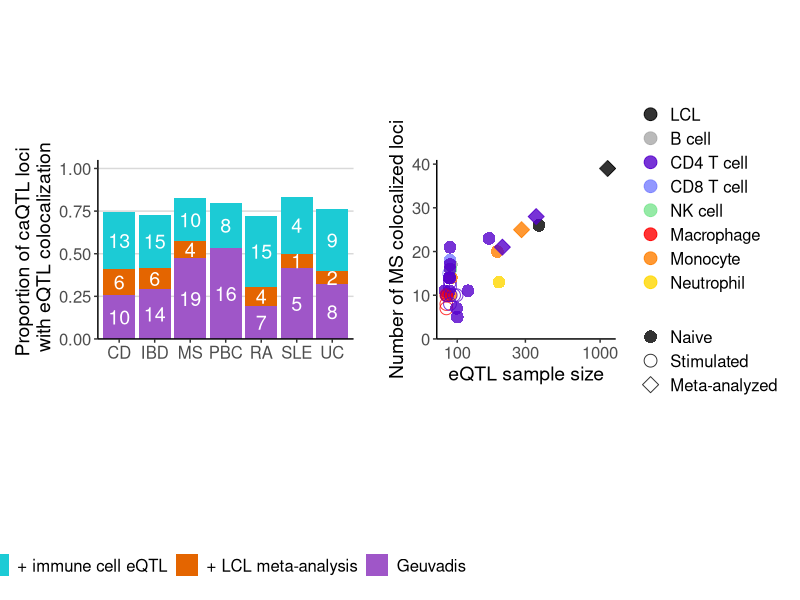

This figure's R source:
library(ggplot2)
library(forcats)
library(cowplot)
library(patchwork)
library(dplyr)
library(qvalue)
library(stringr)


### Figure 5A - Loci count with immune cell eQTLs

loci_count_immune_celltype <- read.table('../data/Fig5/ATAC_IMD_coloc_immune_loci_count.071023.txt', header = T)

p_5A <- loci_count_immune_celltype %>% filter(Type != "ATAC_only") %>% filter(num > 0) %>%
  mutate(Type = factor(Type, levels=c("Immune", "LCL", "Geuvadis"))) %>%
  ggplot(aes(x=IMD, y=num/total, fill=Type)) + geom_col() + 
  geom_text(aes(label = num), color = "white", position = position_stack(vjust = 0.5), size=5) + 
  theme_classic() +   background_grid(major = 'y') +
  scale_y_continuous(limits = c(0,1), expand = expansion(mult = c(0, .05))) +
  scale_fill_manual(values = c("#1CCBD5", "#E46500", "#9F56C8"), labels=c("+ immune cell eQTL", "+ LCL meta-analysis", "Geuvadis") ) +
  labs(y="Proportion of caQTL loci \n with eQTL colocalization") + 
  theme(axis.title.x = element_blank(), axis.title.y = element_text(size=14), 
        axis.text.x = element_text(size=12), axis.text.y = element_text(size=12),
        legend.title = element_blank(), legend.text = element_text(size=12),
        legend.position = "bottom", aspect.ratio = 0.7)



### Figure 5B - Loci count with immune cell eQTLs
eqtl_loci_count_immune <- read.table('../data/Fig5/IMD_eQTL_coloc_count_immune_celltype.3.txt', header = T, sep='\t')


p_5B <- eqtl_loci_count_immune %>% 
  mutate(Celltype = factor(Celltype, levels=c("LCL", "B cell", "CD4 T cell", "CD8 T cell", "NK cell", "Macrophage", "Monocyte", "Neutrophil"))) %>%
  mutate(Stimulated = factor(Stimulated, levels=c("naive", "stimulated", "Meta-analyzed"))) %>%
  ggplot() + 
  geom_point(aes(x=Sample_size, y=MS, color=Celltype, shape=Stimulated, fill=Celltype), alpha= 0.8, size=4) +
  theme_classic() +
  scale_x_continuous(trans="log10") + scale_y_continuous(limits=c(0,NA), expand = expansion(mult = c(0, .05))) +
  labs(x="eQTL sample size", y="Number of MS colocalized loci", color="Cell type", fill="Cell type") +
  scale_color_manual(values=c("black", "darkgray", "#5500cc", "#777fff", "#7BE590", "red", "#ff7f00", "#ffd700")) +
  scale_shape_manual(values=c(16,1,23), labels = c("Naive", "Stimulated", "Meta-analyzed")) +
  scale_fill_manual(values=c("black", "darkgray", "#5500cc", "#777fff", "#7BE590", "red", "#ff7f00", "#ffd700")) +
  theme(axis.title.x = element_text(size=14), axis.title.y = element_text(size=14), 
        axis.text.x = element_text(size=12), axis.text.y = element_text(size=12),
        legend.title = element_blank(), legend.text = element_text(size=12),
        aspect.ratio = 1)


p_5AB <- p_5A + plot_spacer() + p_5B +plot_layout(ncol = 3, widths = c(10,0.2,7))


ggsave('../figures/Fig5/Figure5AB.pdf', 
       plot = p_5AB, 
       width=290, height=100, units="mm")
